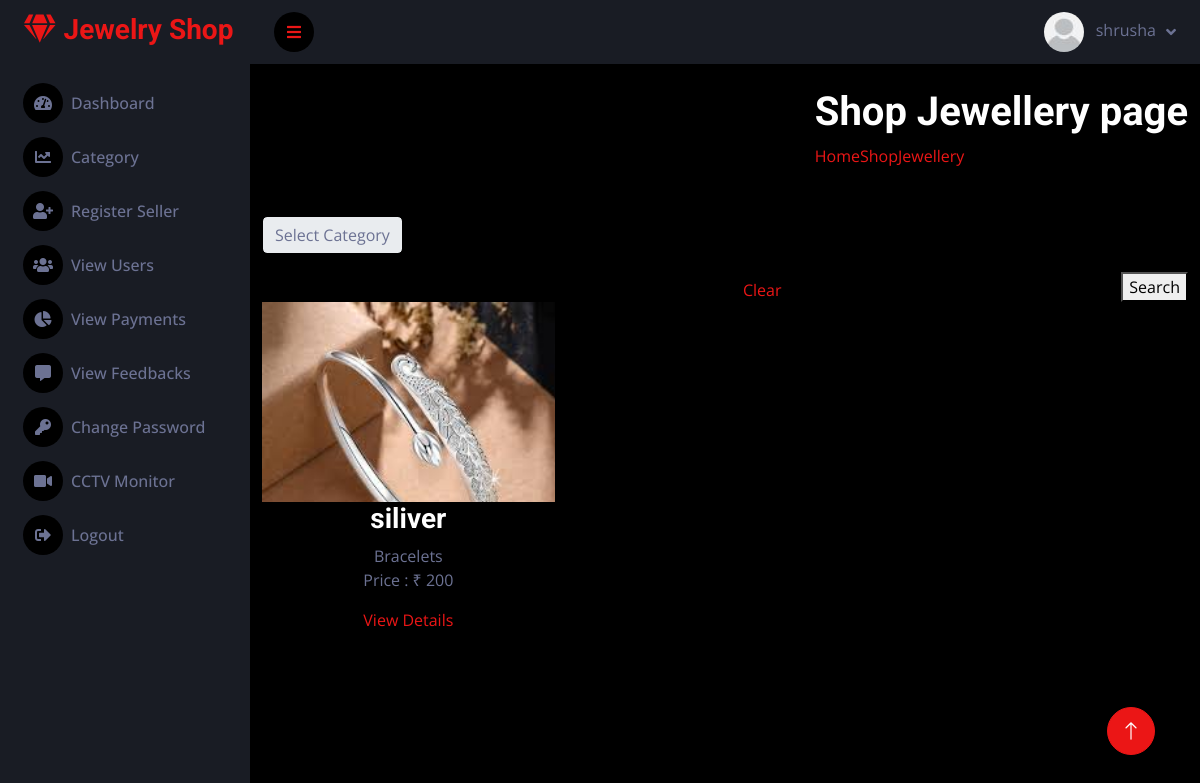
The page /jewellery.php (signed in) on the database its author committed.
### tables this page shows
CREATE TABLE `item_master` (
  `Item_master_id` int(10) UNSIGNED NOT NULL,
  `Category_master_id` varchar(45) DEFAULT NULL,
  `Pname` varchar(600) DEFAULT NULL,
  `Description` varchar(5000) DEFAULT NULL,
  `Image1` varchar(4500) DEFAULT NULL,
  `Price` varchar(45) DEFAULT NULL,
  `Quantity` varchar(45) DEFAULT NULL
);

CREATE TABLE `category_master` (
  `Category_master_id` int(10) UNSIGNED NOT NULL,
  `Category` varchar(45) DEFAULT NULL
);

### jewellery.php (the view, shortened to what this page needs)
<?php
require_once 'config/connection.php';
?>
<!DOCTYPE html>
<html lang="zxx" class="no-js">
<?php require_once 'include/header.php'; ?>
<section class="banner-area organic-breadcrumb">
    <div class="container">
        <div class="breadcrumb-banner d-flex flex-wrap align-items-center justify-content-end">
            <div class="col-first">
                <h1>Shop Jewellery page</h1>
                <nav class="d-flex align-items-center">
                    <a href="index.html">Home<span class="lnr lnr-arrow-right"></span></a>
                    <a href="#">Shop<span class="lnr lnr-arrow-right"></span></a>
                    <a href="jewellery.php">Jewellery</a>
                </nav>
            </div>
        </div>
    </div>
</section><br></br>
<section class="about_section layout_padding2-top layout_padding-bottom">
<div class="container">
    <div class="row">
        <div class="col-md-12">
            <form method="GET" class="d-flex justify-content-between align-items-end">
                <div class="form-group mb-0">
                    <select class="form-control" id="category" name="category">
                    <option value="" selected disabled>Select Category</option>
                    </select><br></br>
                </div>
                <a href="jewellery.php" class="genric-btn danger circle arrow">Clear</span></a>
                <button type="submit" class="genric-btn primary circle arrow">Search</button>
            </form>
        </div>
    </div>
</div>
    <div class="recepie_area plus_padding">
        <div class="container">
            <div class="row">
            <?php
                $where_clause = "";
                $sql = "SELECT * FROM item_master $where_clause";
                $res = mysqli_query($conn, $sql);
                if (mysqli_num_rows($res) > 0) {
                    while ($row = mysqli_fetch_array($res)) {
                        $category_master = "";
                        ?>
                        <div class="col-xl-4 col-lg-4 col-md-6">
                            <div class="single_recepie text-center">
                                <div class="recepie_thumb">
                                    <div class="image-container">
                                        <img src="images/<?php echo $row['Image1']; ?>" alt="">
                                    </div>
                                </div>
                                <h3><?php echo $row['Pname']; ?></h3>
                                <?php
                                $catid = $row['Category_master_id'];
                                $qry = "SELECT * FROM category_master WHERE Category_master_id = '$catid'";
                                $result = mysqli_query($conn, $qry);
                                if ($result && mysqli_num_rows($result) > 0) {
                                    $row2 = mysqli_fetch_assoc($result);
                                    $category_master = $row2['Category'];
                                }
                                ?>
                                <span><?php echo $category_master; ?></span>
                                <p>Price : ₹ <?php echo $row['Price']; ?></p>
                                <a href="item_master-details.php?Item_master_id=<?php echo $row['Item_master_id']; ?>" class="line_btn">View Details</a>
                            </div>
                        </div>
                        <?php
                    }
                }
                ?>
            </div>
        </div>
    </div>
</section>
<br></br>
<?php require_once 'include/footer.php'; ?>
</html>
</body>

### css/style.css (style rules this page uses)
:root { --primary: #EB1616; --secondary: #191C24; --light: #6C7293; --dark: #000000; }

### jewellery.php (style rules this page uses)
.image-container { width: 100%; height: 200px; overflow: hidden; }
.image-container img { width: 100%; height: auto; }
.single_recepie { animation: fadeInUp 0.5s ease forwards; }
.recepie_area .row > div { margin-bottom: 20px; }

### rows shown on the page
item_master: Image1 (picture), Pname "siliver", Category_master.Category "Bracelets", Price "200"

### other values the page prints
$_SESSION['User_name'] "shrusha"
